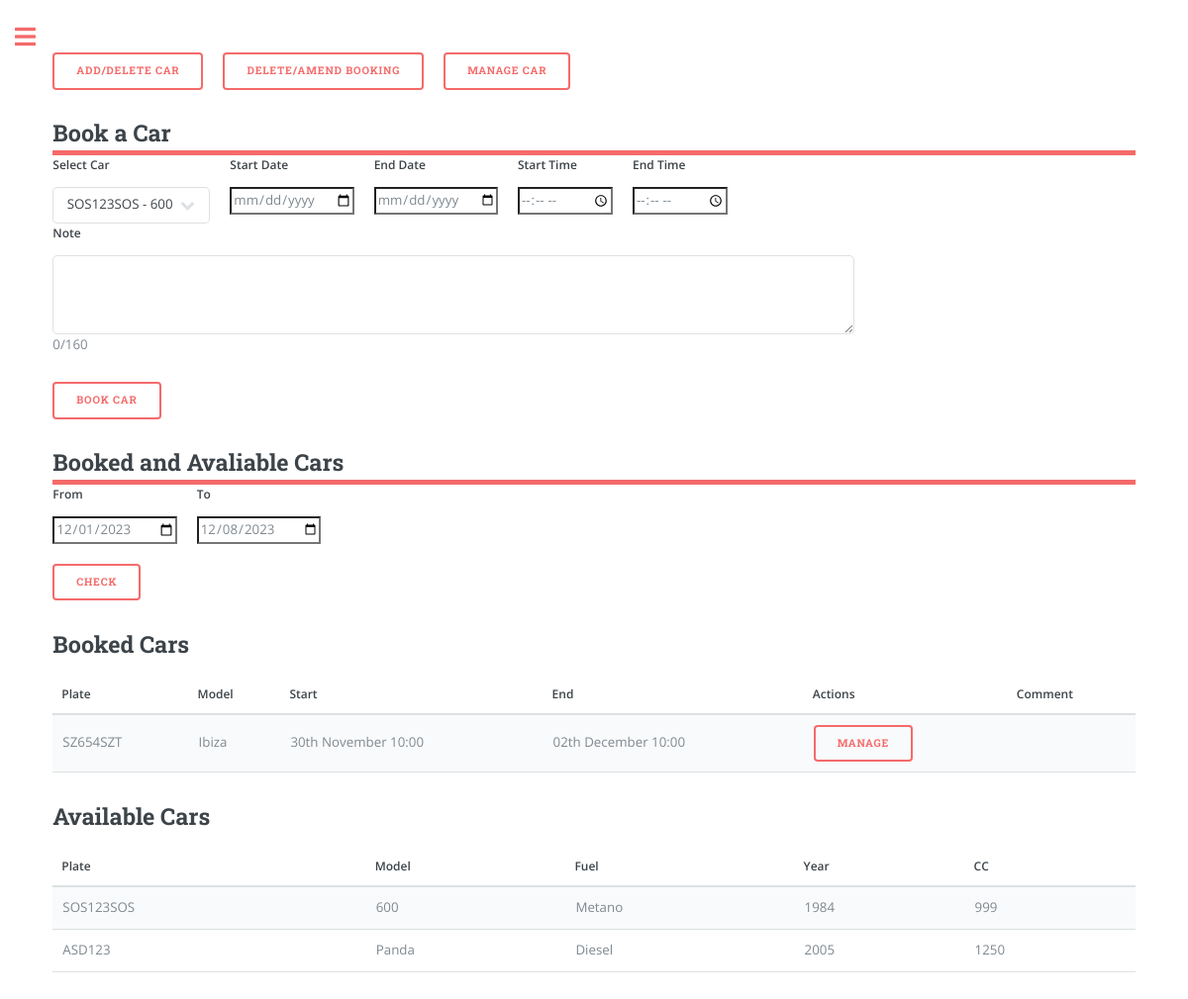
/overview (signed in), run on the app's committed database.
### app/models.py (models this page shows, shortened)
class Booking(db.Model):
    id = db.Column(db.Integer, primary_key=True)
    start_datetime = db.Column(db.DateTime, nullable=False)
    end_datetime = db.Column(db.DateTime, nullable=False)
    car_plate = db.Column(db.String(8), db.ForeignKey('car.plate'), nullable=False)
    user_id = db.Column(db.Integer, db.ForeignKey('user.id'), nullable=False)
    note = db.Column(db.String(160))
    car = db.relationship('Car', backref='bookings', lazy=True)

class Car(db.Model):
    plate = db.Column(db.String(8), primary_key=True, index=True, unique=True)
    make = db.Column(db.String(15), index=True)
    model = db.Column(db.String(15), index=True)
    fuel = db.Column(db.String(8), index=True)
    year = db.Column(db.Integer, index=True)
    cc = db.Column(db.Integer, index=True)
    user_id = db.Column(db.Integer, db.ForeignKey('user.id'))

### app/routes.py (the view, shortened to what this page needs)
@app.route('/')
@app.route('/overview', methods=['GET', 'POST'])
@login_required
def overview(): # Booking
    user_cars = current_user.garage.all()
    from_date = request.form.get('from')
    to_date = request.form.get('to')
    if from_date == None:
        from_date = datetime.now().strftime('%Y-%m-%d')
        to_date = (datetime.now() + timedelta(days=7)).strftime('%Y-%m-%d')
    from_datetime = datetime.strptime(f'{from_date}', '%Y-%m-%d')
    to_datetime = datetime.strptime(f'{to_date}', '%Y-%m-%d')
    user_bookings = Booking.query.filter(
                Booking.user_id == current_user.id,
                Booking.end_datetime > from_datetime,
                Booking.start_datetime < to_datetime,
                Booking.end_datetime > datetime.now()  # Additional condition to exclude expired bookings
                ).all()
    booked_car_plates = [booking.car_plate for booking in user_bookings]
    available_cars = [car for car in user_cars if car.plate not in booked_car_plates]
    three_months_ago = datetime.now() - timedelta(days=3 * 30)
    old_bookings = Booking.query.filter(
        (Booking.user_id == current_user.id) &
        (Booking.end_datetime < three_months_ago)
    ).all()
    for old_booking in old_bookings:
        Booking.remove_booking(old_booking.id)
    return render_template('overview.html',
                            user_cars=user_cars,
                            available_cars=available_cars,
                            user_bookings=user_bookings,
                            from_datetime=from_datetime.strftime('%Y-%m-%d'),
                            to_datetime=to_datetime.strftime('%Y-%m-%d'),
                            user_name=current_user.username if current_user.is_authenticated else None)

### app/models.py (called while the page is built)
@login.user_loader
def load_user(id):
    return User.query.get(int(id))

### app/templates/overview.html (shortened to what this page needs)
{% extends "index.html" %}
{% block content %}
<link rel="stylesheet" href="{{ url_for('static', filename='css/main.css') }}">
<div class="row">
<form action="{{ url_for('garage_manage') }}" method="get">
    <button type="submit">Add/Delete Car</button>
</form>
<form action="{{ url_for('bookings_manage') }}" method="get">
    <button type="submit">Delete/Amend Booking</button>
</form>
<form action="{{ url_for('garage_car') }}" method="get">
    <button type="submit">Manage Car</button>
</form>
</div>
<header id="header" style="padding: 0;">
    <h2>Book a Car</h2>
</header>
<form method="POST" action="{{ url_for('overview') }}">
    <div class="row">
        <div class="col">
            <label for="car_selection" class="form-label">Select Car</label>
            <select class="form-select" id="car_selection" name="car_selection">
                {% for car in user_cars %}
                    <option value="{{ car.plate }}">{{ car.plate }} - {{ car.model }}</option>
                {% endfor %}
            </select>
        </div>
        <div class="col">
            <label for="start_date" class="form-label">Start Date</label>
            <input type="date" class="form-control" id="start_date" name="start_date" required>
        </div>
        <div class="col">
            <label for="end_date" class="form-label">End Date</label>
            <input type="date" class="form-control" id="end_date" name="end_date" required>
        </div>
        <div class="col">
            <label for="start_time" class="form-label">Start Time</label>
            <input type="time" class="form-control" id="start_time" name="start_time" required>
        </div>
        <div class="col">
            <label for="end_time" class="form-label">End Time</label>
            <input type="time" class="form-control" id="end_time" name="end_time" required>
        </div>
        <div class="col">
            <label for="note" class="form-label">Note</label>
            <textarea class="form-control" id="note" name="note" rows="3" maxlength="160" oninput="updateCharacterCount(this)" style="width: 810px; height: 80px;"></textarea>
            <p id="character-count">0/160</p>
        </div>
    </div>
    <button type="submit" name='book' class="btn btn-primary" >Book Car</button>
</form>
<header id="header" style="padding: 0;">
<h2>Booked and Avaliable Cars</h2>
</header>
<form method="POST" action="{{ url_for('overview') }}">
<div class="row">
    <div class="col">
        <label for="from" class="form-label">From</label>
        <input type="date" class="form-control" id="from" name="from" value="{{ from_datetime }}" required>
    </div>
    <div class="col">
        <label for="to" class="form-label">To</label>
        <input type="date" class="form-control" id="to" name="to" value="{{ to_datetime }}" required>
    </div>
</div>
<button type="submit" name='check' class="btn btn-primary" style="margin-top: 20px;">Check</button>
</form>
<form action="{{ url_for('bookings_manage') }}" method="POST">
    <h2>Booked Cars</h2>
    <table>
        <thead>
            <tr>
                <th>Plate</th>
                <th>Model</th>
                <th>Start</th>
                <th>End</th>
                <th>Actions</th>
                <th>Comment</th>
            </tr>
        </thead>
        <tbody>
            {% for booking in user_bookings %}
                <tr>
                    <td>{{ booking.car.plate }}</td>
                    <td>{{ booking.car.model }}</td>
                    <td>{{ booking.start_datetime.strftime("%dth %B %H:%M") }}</td>
                    <td>{{ booking.end_datetime.strftime("%dth %B %H:%M") }}</td>
                    <td>
                        <button type="submit" class="btn btn-danger" name="manage_booking" value="{{ booking.id }}">Manage</button>
                    </td>
                    <td>
                    </td>
                </tr>
            {% endfor %}
        </tbody>
    </table>
</form>
<h2>Available Cars</h2>
<table>
    <thead>
        <tr>
            <th>Plate</th>
            <th>Model</th>
            <th>Fuel</th>
            <th>Year</th>
            <th>CC</th>
        </tr>
    </thead>
    <tbody>
        {% for car in available_cars %}
            <tr>
                <td>{{ car.plate }}</td>
                <td>{{ car.model }}</td>
                <td>{{ car.fuel }}</td>
                <td>{{ car.year }}</td>
                <td>{{ car.cc }}</td>
            </tr>
        {% endfor %}
    </tbody>
</table>
{% endblock %}

### data on the page
Booking: car.plate "SZ654SZT", car.model "Ibiza", start_datetime "30th November 10:00", end_datetime "02th December 10:00", {{ booking.id }} 11 (drawn)
Car: plate "SOS123SOS", model "600", fuel "Metano", year "1984", cc "999"
Car: plate "ASD123", model "Panda", fuel "Diesel", year "2005", cc "1250"

### other printed values
form field car_selection "SOS123SOS - 600"
